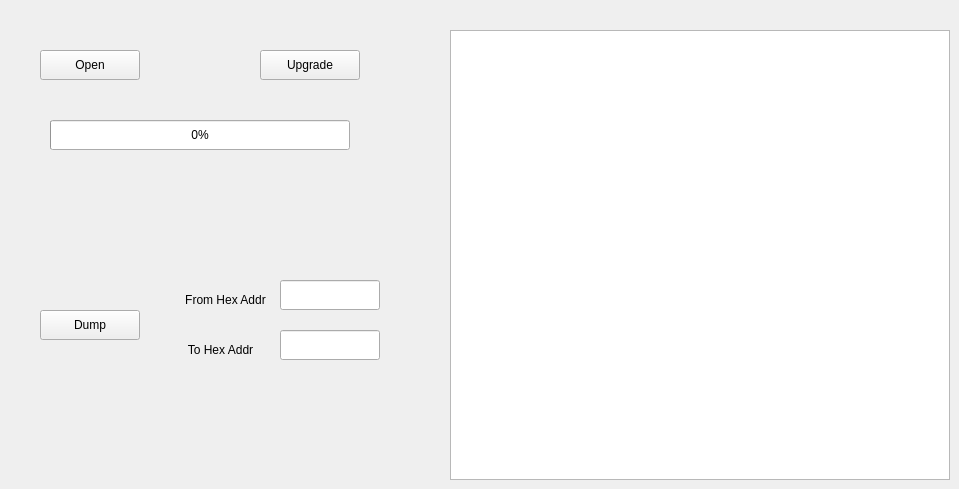
      <widget class="QWidget" name="page_upgrade">
       <widget class="QProgressBar" name="progressUpgrade">
        <property name="geometry">
         <rect>
          <x>50</x>
          <y>120</y>
          <width>300</width>
          <height>30</height>
         </rect>
        </property>
        <property name="value">
         <number>0</number>
        </property>
       </widget>
       <widget class="QPushButton" name="btnOpenDfu">
        <property name="geometry">
         <rect>
          <x>40</x>
          <y>50</y>
          <width>100</width>
          <height>30</height>
         </rect>
        </property>
        <property name="text">
         <string>Open</string>
        </property>
       </widget>
       <widget class="QPushButton" name="btnUpgradeDfu">
        <property name="geometry">
         <rect>
          <x>260</x>
          <y>50</y>
          <width>100</width>
          <height>30</height>
         </rect>
        </property>
        <property name="text">
         <string>Upgrade</string>
        </property>
       </widget>
       <widget class="QPlainTextEdit" name="plainTextUpgrade">
        <property name="geometry">
         <rect>
          <x>450</x>
          <y>30</y>
          <width>500</width>
          <height>450</height>
         </rect>
        </property>
       </widget>
       <widget class="QPushButton" name="btnDump">
        <property name="geometry">
         <rect>
          <x>40</x>
          <y>310</y>
          <width>100</width>
          <height>30</height>
         </rect>
        </property>
        <property name="text">
         <string>Dump</string>
        </property>
       </widget>
       <widget class="QLineEdit" name="lineEditFromAddr">
        <property name="geometry">
         <rect>
          <x>280</x>
          <y>280</y>
          <width>100</width>
          <height>30</height>
         </rect>
        </property>
       </widget>
       <widget class="QLineEdit" name="lineEditToAddr">
        <property name="geometry">
         <rect>
          <x>280</x>
          <y>330</y>
          <width>100</width>
          <height>30</height>
         </rect>
        </property>
       </widget>
       <widget class="QLabel" name="label">
        <property name="geometry">
         <rect>
          <x>180</x>
          <y>290</y>
          <width>91</width>
          <height>20</height>
         </rect>
        </property>
        <property name="font">
         <font>
          <pointsize>9</pointsize>
          <bold>false</bold>
         </font>
        </property>
        <property name="text">
         <string>From Hex Addr</string>
        </property>
        <property name="alignment">
         <set>Qt::AlignmentFlag::AlignCenter</set>
        </property>
       </widget>
       <widget class="QLabel" name="label_2">
        <property name="geometry">
         <rect>
          <x>180</x>
          <y>340</y>
          <width>81</width>
          <height>20</height>
         </rect>
        </property>
        <property name="font">
         <font>
          <pointsize>9</pointsize>
          <bold>false</bold>
         </font>
        </property>
        <property name="text">
         <string>To Hex Addr</string>
        </property>
        <property name="alignment">
         <set>Qt::AlignmentFlag::AlignCenter</set>
        </property>
       </widget>
      </widget>
